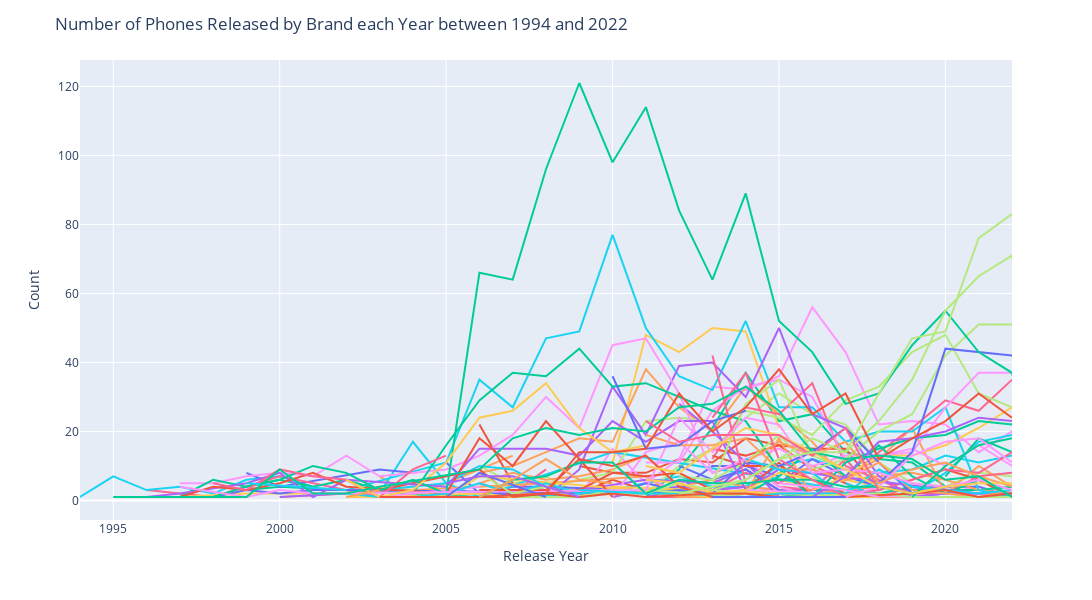

Notebook source saved alongside this figure:
### Code cell
import plotly.express as px

# Get the phone counts by brand and release year
phone_counts = top_brand_data.groupby(['Brand', 'Release_Year']).size().reset_index(name='count')

# Create the line plot
fig = px.line(phone_counts, x='Release_Year', y='count', color='Brand')

# Set the x-axis label
fig.update_xaxes(title_text='Release Year')

# Set the y-axis label
fig.update_yaxes(title_text='Count')

# Set the plot title
fig.update_layout(title='Number of Phones Released by Brand each Year between 1994 and 2022')



# Set the maximum value of the x-axis to 2022
fig.update_layout(xaxis=dict(range=[top_brand_data['Release_Year'].min(), 2022]))

# Remove the legend
fig.update_layout(showlegend=False, height=600, width=1200)

# Show the plot
fig.show()
